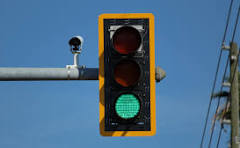
#> input picture RasberryPI/uploads/download.jpg, 240 x 148 px
$ python -i car_vision.py   (imports and definitions only)
#> lines starting #> are read from the running program, lines starting #| are printed output that depends on the picture; after the words box and inside, x2 and y2 are one past the last pixel; in counts of white or black regions, pixels touching at a corner belong together
import cv2
import numpy as np
from PIL import Image
try:
    from google.cloud import vision
except ImportError:
    vision = None

class CarVision:
    def __init__(self):
        self.use_google_vision = False
        self.client = None
        if vision:
            try:
                # Only try to init if credentials might exist, or just catch it
                self.client = vision.ImageAnnotatorClient()
            except Exception as e:
                # Silently fail, we have OpenCV as fallback
                pass


    def toggle_google_vision(self, state: bool):
        self.use_google_vision = state

    def detect_objects(self, image_path):
        if self.use_google_vision and self.client:
            return self._detect_google(image_path)
        else:
            return self._detect_opencv(image_path)

    def _detect_opencv(self, image_path):
        # Basic OpenCV simulation:
        # In a real app, you'd use Haar Cascades or a pre-trained model.
        # For this PoC, we'll simulate detection based on filename or simple color presence.
#> called with image_path = 'uploads/download.jpg'
        img = cv2.imread(image_path)
#> img is the input picture: shape (148, 240, 3); mean B, G, R 136.5, 109.6, 76.7
        if img is None:
            return ["Unknown"]

        # Dummy logic: Check for dominant colors to simulate detection
        # Red dominant -> Stop, Green dominant -> Forward
        hsv = cv2.cvtColor(img, cv2.COLOR_BGR2HSV)
#> hsv: shape (148, 240, 3); mean H, S, V 93.6, 134.9, 146.7

        # Red color range
        lower_red = np.array([0, 100, 100])
        upper_red = np.array([10, 255, 255])
        mask_red = cv2.inRange(hsv, lower_red, upper_red)
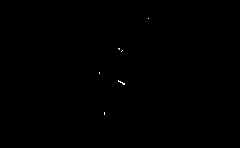
#> mask_red: shape (148, 240); 0.06% white in thin lines or dots, all inside (x1, y1, x2, y2) = (99, 18, 149, 115)

        # Green color range
        lower_green = np.array([40, 40, 40])
        upper_green = np.array([80, 255, 255])
        mask_green = cv2.inRange(hsv, lower_green, upper_green)
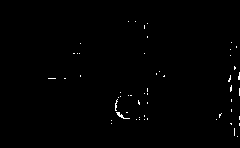
#> mask_green: shape (148, 240); 0.57% white in thin lines or dots, all inside (x1, y1, x2, y2) = (48, 21, 240, 137)

        if np.sum(mask_red) > np.sum(mask_green) and np.sum(mask_red) > 5000:
            return ["Red Light", "Stop"]
        elif np.sum(mask_green) > np.sum(mask_red) and np.sum(mask_green) > 5000:
            return ["Green Light", "Forward"]

        return ["Clear Path"]

    def _detect_google(self, image_path):
        if not self.client:
            return ["Google Vision Not Configured"]

        with open(image_path, "rb") as image_file:
            content = image_file.read()

        image = vision.Image(content=content)
        response = self.client.label_detection(image=image)
        labels = response.label_annotations

        detected = [label.description for label in labels]
        return detected

    def get_command(self, detections):
        # Simple mapping
        for d in detections:
            d_lower = d.lower()
            if "stop" in d_lower or "red" in d_lower:
                return "STOP"
            if "green" in d_lower or "forward" in d_lower or "go" in d_lower:
                return "FORWARD"
        return "IDLE"

>>> result = CarVision().detect_objects('uploads/download.jpg')

$ run again, on RasberryPI/uploads/red.jpg
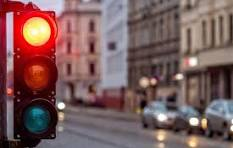
#> input picture RasberryPI/uploads/red.jpg, 233 x 148 px
#> in _detect_opencv, img is the input picture: shape (148, 233, 3); mean B, G, R 91.2, 91.9, 123.1
#> hsv: shape (148, 233, 3); mean H, S, V 77.7, 85.9, 126.1
#> in _detect_opencv, `mask_red = cv2.inRange(hsv, lower_red, upper_red)`:
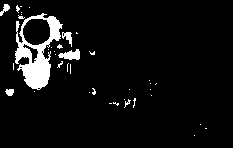
#> mask_red: shape (148, 233); 6.1% white; 39 white regions (33 under 20 px), largest, box (x1, y1, x2, y2) and area: (15, 13, 63, 90) 1562, (58, 49, 80, 60) 154, (62, 32, 72, 47) 76, (0, 4, 10, 16) 55, (5, 89, 14, 96) 49, (124, 99, 131, 108) 21
#> mask_green: shape (148, 233); every value is 0
